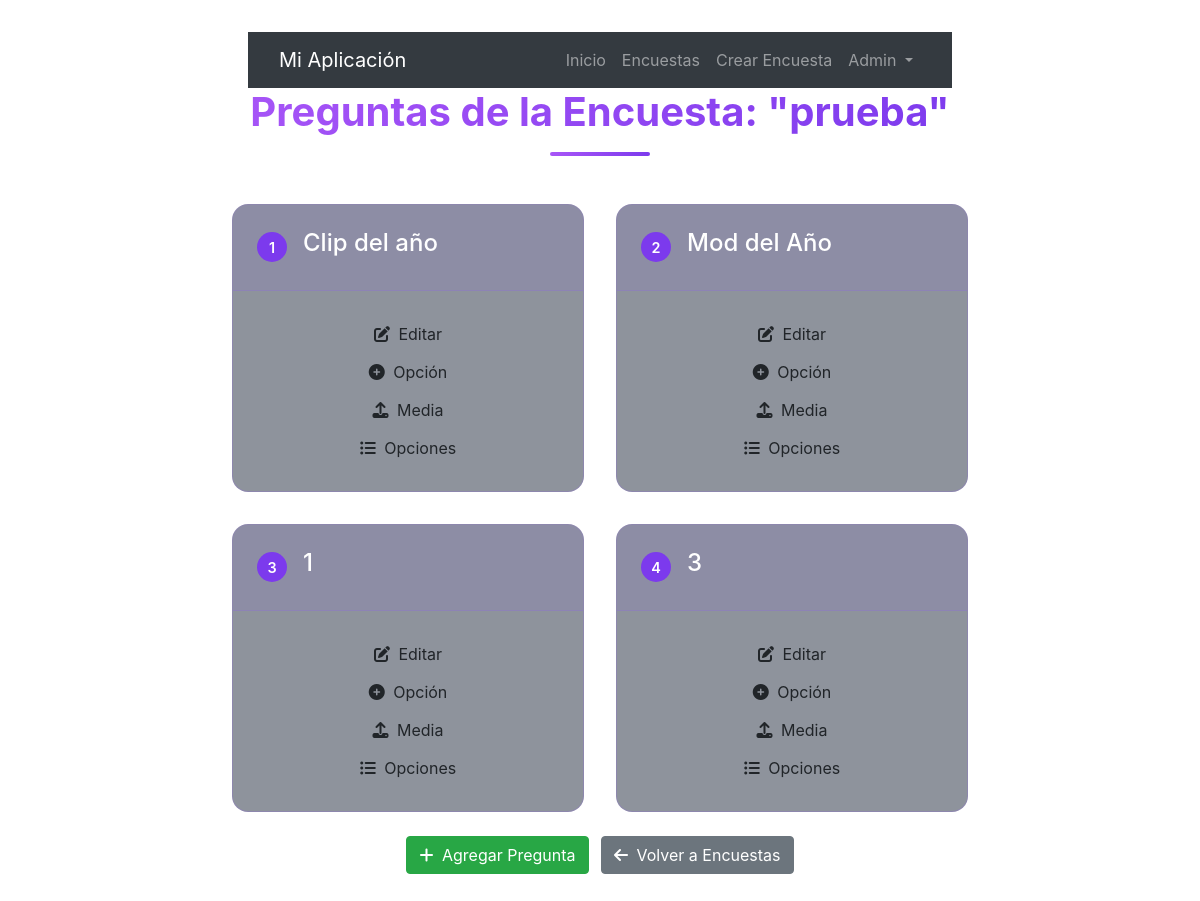
The app's page /lista_preguntas/1/, older data.
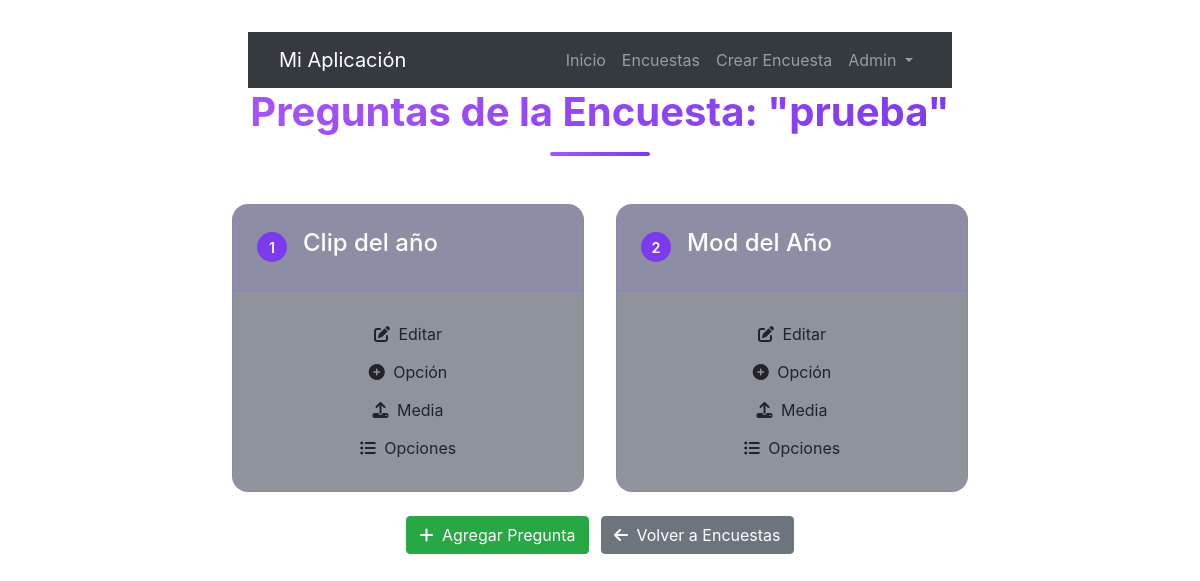
The same page, newer data.
### core/models.py (models this page shows, shortened)
class Pregunta(models.Model):
    encuesta = models.ForeignKey(Encuesta, on_delete=models.CASCADE, related_name='preguntas', null=True)
    pregunta = models.TextField(null=True)

### core/views.py (the view)
# urls.py: path('lista_preguntas/<int:encuesta_id>/', views.lista_preguntas, name='lista_preguntas'),
def lista_preguntas(request, encuesta_id):
    encuesta = get_object_or_404(Encuesta, id=encuesta_id)
    preguntas = Pregunta.objects.filter(encuesta=encuesta)
    return render(request, 'core/lista_preguntas.html', {'encuesta': encuesta, 'preguntas': preguntas})

### core/templates/core/lista_preguntas.html (shortened to what the changed rows need)
<!DOCTYPE html>
<html lang="es">
<head>
        {% load static %}
    <link rel="stylesheet" href="https://stackpath.bootstrapcdn.com/bootstrap/4.5.2/css/bootstrap.min.css">
    <link rel="stylesheet" href="https://cdnjs.cloudflare.com/ajax/libs/animate.css/4.1.1/animate.min.css"/>
        <link href="https://cdnjs.cloudflare.com/ajax/libs/font-awesome/5.10.0/css/all.min.css" rel="stylesheet">
        <link href="{% static 'core/lib/owlcarousel/assets/owl.carousel.min.css' %}" rel="stylesheet">
        <link href="{% static 'core/lib/lightbox/css/lightbox.min.css' %}" rel="stylesheet">
</head>
<body>
      <div class="container voting-container">
         <div class="page-title">
             <h2 class="animate-title">Preguntas de la Encuesta: "{{ encuesta.titulo }}"</h2>
        </div>
       {% if preguntas %}
           <div class="questions-grid">
                {% for pregunta in preguntas %}
                  <div class="question-card animate-scale-in">
                       <div class="question-header">
                            <div class="question-number">{{ forloop.counter }}</div>
                             <h4 style="color:white;">{{ pregunta.pregunta }}</h4>
                        </div>
                         <div class="question-body">
                            <div class="action-buttons">
                                 <a href="{% url 'editar_pregunta' pregunta_id=pregunta.id %}" class="btn option-btn">
                                         <i class="fas fa-edit mr-1"></i> Editar
                                    </a>
                                    <a href="{% url 'crear_opcion' pregunta_id=pregunta.id %}" class="btn option-btn">
                                         <i class="fas fa-plus-circle mr-1"></i> Opción
                                    </a>
                                      <a href="{% url 'crear_media' pregunta_id=pregunta.id %}" class="btn option-btn">
                                          <i class="fas fa-upload mr-1"></i> Media
                                    </a>
                                    <a href="{% url 'lista_opciones' pregunta_id=pregunta.id %}" class="btn option-btn">
                                            <i class="fas fa-list-ul mr-1"></i> Opciones
                                        </a>
                            </div>
                         </div>
                    </div>
                  {% endfor %}
            </div>
          {% else %}
                 <div class="empty-state animate-scale-in">
                    <i class="fas fa-list-ul empty-icon"></i>
                     <p>No hay preguntas disponibles.</p>
                </div>
        {% endif %}
     </div>
</body>
</html>

Row changes from the older to the newer data that the page shows:
removed Pregunta: pregunta "1"
removed Pregunta: pregunta "3"
